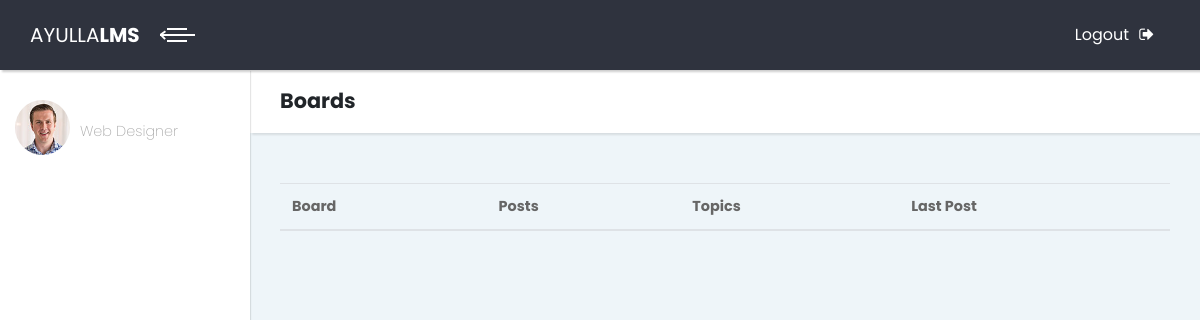
/discussion/, run on an earlier commit of the app's database.
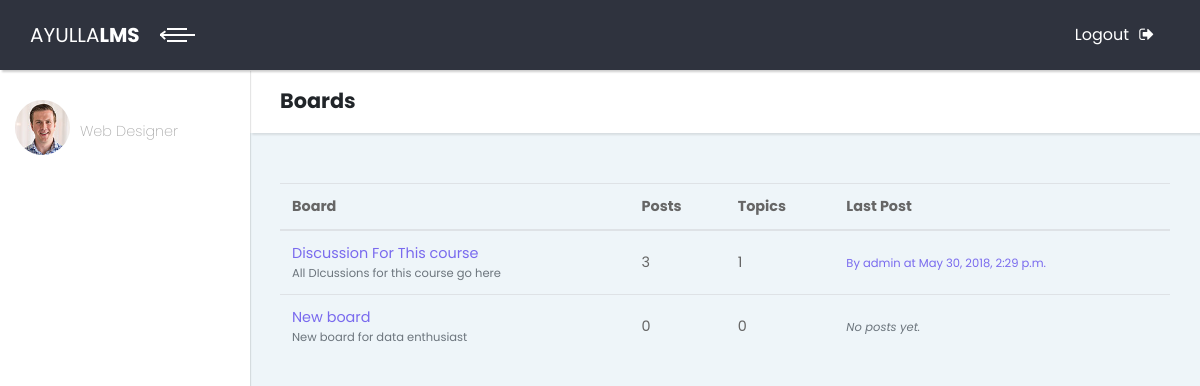
And on a later commit of the database.
### discussion/models.py (models this page shows, shortened)
class Board(models.Model):
    name = models.CharField(max_length=30, unique=True)
    course = models.OneToOneField(Course, on_delete=models.CASCADE)
    description = models.CharField(max_length=100)
    created_by = models.ForeignKey(User, on_delete=models.CASCADE)
    def get_posts_count(self):
        return Post.objects.filter(topic__board=self).count()
    def get_last_post(self):
        return Post.objects.filter(topic__board=self).order_by('-created_at').first()
    class Meta:
        verbose_name_plural = 'Course Discussion'

class Post(models.Model):
    message = models.TextField(max_length=4000)
    topic = models.ForeignKey(Topic, on_delete=models.CASCADE, related_name='posts')
    created_at = models.DateTimeField(auto_now_add=True)
    updated_at = models.DateTimeField(null=True)
    created_by = models.ForeignKey(User, on_delete=models.CASCADE, related_name='posts')
    updated_by = models.ForeignKey(User,on_delete=models.CASCADE, null=True, related_name='+')

### accounts/models.py (models this page shows)
class User(AbstractUser):
    is_student = models.BooleanField(default=False)
    is_instructor = models.BooleanField(default=False)
    is_teaching_assistant = models.BooleanField(default=False)
    is_observer = models.BooleanField(default=False)

### discussion/views.py (the view)
# urls.py: path('', discussion_home, name='discussion_home'),
def discussion_home(request):
    boards = Board.objects.all()
    return render(request, 'discussion_home.html', {'boards': boards})

### templates/discussion_home.html (shortened to what this page needs)
{% extends 'externals/base.html' %}
          {% block header %}
            <div class="container-fluid">
              <h2 class="no-margin-bottom"> Boards</h2>
            </div>
          {% endblock header %}
    {% block content %}
    <section class="dashboard-counts no-padding-bottom">
            <div class="container-fluid">
  <table class="table">
    <thead class="thead-inverse">
      <tr>
        <th>Board</th>
        <th>Posts</th>
        <th>Topics</th>
        <th>Last Post</th>
      </tr>
    </thead>
    <tbody>
      {% for board in boards %}
        <tr>
          <td>
            <a href="{% url 'board_topics' board.pk %}">{{ board.name }}</a>
            <small class="text-muted d-block">{{ board.description }}</small>
          </td>
          <td class="align-middle">
            {{ board.get_posts_count }}
          </td>
          <td class="align-middle">
            {{ board.topics.count }}
          </td>
          <td class="align-middle">
            {% with post=board.get_last_post %}
  {% if post %}
    <small>
      <a href="{% url 'topic_posts' board.pk post.topic.pk %}">
        By {{ post.created_by.username }} at {{ post.created_at }}
      </a>
    </small>
  {% else %}
    <small class="text-muted">
      <em>No posts yet.</em>
    </small>
  {% endif %}
{% endwith %}
          </td>
        </tr>
      {% endfor %}
    </tbody>
  </table>
            </div>
    </section>
{% endblock %}

### templates/externals/base.html (shortened to what this page needs)
{% load static %}<!DOCTYPE html>
<html>
  <head>
    <link rel="stylesheet" href="{% static 'externals/vendor/bootstrap/css/bootstrap.min.css' %}">
    <link rel="stylesheet" href="{% static 'externals/vendor/font-awesome/css/font-awesome.min.css' %}">
    <link rel="stylesheet" href="{% static 'externals/css/fontastic.css' %}">
    <link rel="stylesheet" href="{% static 'externals/css/style.default.css' %}" id="theme-stylesheet">
    <link rel="stylesheet" href="{% static 'externals/css/custom.css' %}">
      {% if user.is_authenticated and user.is_instructor %}
      <link rel="stylesheet" type="text/css" href="{% static 'css/instructor.css' %}">
    {% else %}
      <link rel="stylesheet" type="text/css" href="{% static 'css/students.css' %}">
    {% endif %}
  </head>
  <body>
    <div class="page">
      <header class="header">
        <nav class="navbar">
          <div class="container-fluid">
            <div class="navbar-holder d-flex align-items-center justify-content-between">
              <div class="navbar-header">
                <a href="index.html" class="navbar-brand d-none d-sm-inline-block">
                  <div class="brand-text d-none d-lg-inline-block"><span>AYULLA </span><strong>LMS</strong></div>
                  <div class="brand-text d-none d-sm-inline-block d-lg-none"><strong>BD</strong></div></a>
                <a id="toggle-btn" href="#" class="menu-btn active"><span></span><span></span><span></span></a>
              </div>
              <ul class="nav-menu list-unstyled d-flex flex-md-row align-items-md-center">
                <li class="nav-item"><a href="{% url 'logout' %}" class="nav-link logout"> <span class="d-none d-sm-inline">Logout</span><i class="fa fa-sign-out"></i></a></li>
              </ul>
            </div>
          </div>
        </nav>
      </header>
      <div class="page-content d-flex align-items-stretch">
        <nav class="side-navbar">
          <div class="sidebar-header d-flex align-items-center">
            <div class="avatar"><img src="{% static 'externals/img/avatar-1.jpg' %}" alt="..." class="img-fluid rounded-circle"></div>
            <div class="title">
              <p>Web Designer</p>
            </div>
          </div>
        </nav>
        <div class="content-inner">
        <header class="page-header">
          {% block header %}
          {% endblock header %}
          </header>
            {% block content %}
            {% endblock content %}
        </div>
      </div>
    </div>
  </body>
</html>

### static/externals/css/style.default.css (style rules this page uses)
body { overflow-x: hidden; }
a, i, span { display: inline-block; text-decoration: none; -webkit-transition: all 0.3s; transition: all 0.3s; }
section { padding: 50px 0; }
.container-fluid { padding: 0 30px; }
header.page-header { padding: 20px 0; }
table { font-size: 0.9em; color: #666; }
.content-inner { position: relative; width: calc(100% - 250px); min-height: calc(100vh - 70px); padding-bottom: 60px; }
.page-header { background: #fff; padding: 20px; -webkit-box-shadow: 2px 2px 2px rgba(0, 0, 0, 0.1); box-shadow: 2px 2px 2px rgba(0, 0, 0, 0.1); position: relative; z-index: 8; }
.page { background: #EEF5F9; }
.no-padding-bottom { padding-bottom: 0 !important; }
.no-margin-bottom { margin-bottom: 0 !important; }
.page { overflow-x: hidden; }
nav.side-navbar { background: #fff; min-width: 250px; max-width: 250px; color: #686a76; -webkit-box-shadow: 1px 1px 1px rgba(0, 0, 0, 0.1); box-shadow: 1px 1px 1px rgba(0, 0, 0, 0.1); z-index: 9; }
nav.side-navbar .sidebar-header { padding: 30px 15px; }
nav.side-navbar .avatar { width: 55px; height: 55px; }
nav.side-navbar .title { margin-left: 10px; }
nav.side-navbar .title p { font-size: 0.9em; font-weight: 200; margin-bottom: 0; color: #aaa; }
nav.navbar { background: #2f333e; padding-top: 15px; padding-bottom: 15px; color: #fff; position: relative; border-radius: 0; -webkit-box-shadow: 2px 2px 2px rgba(0, 0, 0, 0.2); box-shadow: 2px 2px 2px rgba(0, 0, 0, 0.2); z-index: 10; padding-left: 0; padding-right: 0; }
nav.navbar .navbar-holder { width: 100%; }
nav.navbar a { color: inherit; }
nav.navbar .container-fluid { width: 100%; }
nav.navbar .menu-btn { margin-right: 20px; font-size: 1.2em; -webkit-transition: all 0.7s; transition: all 0.7s; }
nav.navbar .menu-btn span { width: 20px; height: 2px; background: #fff; display: block; margin: 4px auto 0; -webkit-transition: all 0.3s cubic-bezier(0.81, -0.33, 0.345, 1.375); transition: all 0.3s cubic-bezier(0.81, -0.33, 0.345, 1.375); }
nav.navbar .menu-btn span:nth-of-type(2) { position: relative; width: 35px; -webkit-transform: rotateY(180deg); transform: rotateY(180deg); }
nav.navbar .menu-btn span:nth-of-type(2)::before, nav.navbar .menu-btn span:nth-of-type(2)::after { content: ''; width: 6px; height: 2px; display: block; background: #fff; -webkit-transform: rotate(45deg); transform: rotate(45deg); position: absolute; top: 2px; left: 0; -webkit-transition: all 0.7s; transition: all 0.7s; }
nav.navbar .menu-btn span:nth-of-type(2)::after { -webkit-transform: rotate(145deg); transform: rotate(145deg); position: absolute; top: -2px; left: 0; }
nav.navbar .menu-btn.active span:first-of-type { -webkit-transform: translateY(12px); transform: translateY(12px); }
nav.navbar .menu-btn.active span:nth-of-type(2) { -webkit-transform: none; transform: none; }
nav.navbar .menu-btn.active span:last-of-type { -webkit-transform: translateY(-12px); transform: translateY(-12px); }
nav.navbar .nav-link { position: relative; }
nav.navbar .nav-link.logout i { margin-left: 10px; }
nav.navbar .nav-menu { margin-bottom: 0; }
.navbar { padding: 0.5rem 1rem; }
.navbar-brand { display: inline-block; padding-top: 0.3125rem; padding-bottom: 0.3125rem; margin-right: 1rem; font-size: 1.25rem; }
body { font-family: "Poppins", sans-serif; font-size: 1rem; font-weight: 400; line-height: 1.5; color: #212529; background-color: #fff; }
a { color: #796AEE; text-decoration: none; }
h1, h2, h3, h4, h5, h6, .h1, .h2, .h3, .h4, .h5, .h6 { margin-bottom: 0.5rem; font-family: inherit; font-weight: 700; line-height: 1.1; color: inherit; }
h2, .h2 { font-size: 1.3rem; }
small, .small { font-size: 80%; font-weight: 400; }
.nav-link { padding: 0.5rem 1rem; }

### static/css/students.css (style rules this page uses)
body { background-color: #c2d4d8; }

What changed in the data, as far as the page shows it:
added Board: name "Discussion For This course", description "All DIcussions for this course go here", get_posts_count "3", topics.count "1", get_last_post.created_by.username "admin", get_last_post.created_at "May 30, 2018, 2:29 p.m."
added Board: name "New board", description "New board for data enthusiast", get_posts_count "0", topics.count "0", shows "No posts yet."
